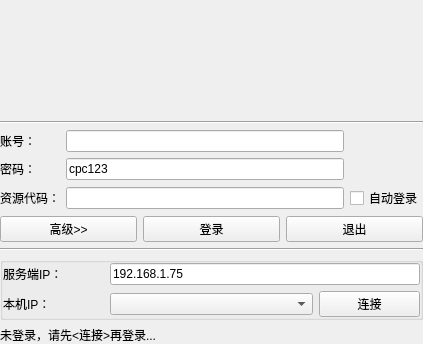
<?xml version="1.0" encoding="UTF-8"?>
<ui version="4.0">
 <class>Login</class>
 <widget class="QWidget" name="Login">
  <property name="geometry">
   <rect>
    <x>0</x>
    <y>0</y>
    <width>423</width>
    <height>295</height>
   </rect>
  </property>
  <property name="sizePolicy">
   <sizepolicy hsizetype="Minimum" vsizetype="Minimum">
    <horstretch>0</horstretch>
    <verstretch>0</verstretch>
   </sizepolicy>
  </property>
  <property name="windowTitle">
   <string>登录</string>
  </property>
  <property name="windowIcon">
   <iconset>
    <normaloff>:/Portable/Resources/logo1.png</normaloff>:/Portable/Resources/logo1.png</iconset>
  </property>
  <layout class="QGridLayout" name="gridLayout_2">
   <property name="leftMargin">
    <number>0</number>
   </property>
   <property name="topMargin">
    <number>0</number>
   </property>
   <property name="rightMargin">
    <number>0</number>
   </property>
   <property name="bottomMargin">
    <number>0</number>
   </property>
   <item row="7" column="0" colspan="2">
    <layout class="QHBoxLayout" name="horizontalLayout">
     <item>
      <widget class="cpc_pushbutton" name="objadvcfg">
       <property name="text">
        <string>高级&gt;&gt;</string>
       </property>
      </widget>
     </item>
     <item>
      <widget class="cpc_pushbutton" name="objlogin">
       <property name="text">
        <string>登录</string>
       </property>
      </widget>
     </item>
     <item>
      <widget class="cpc_pushbutton" name="objquit">
       <property name="text">
        <string>退出</string>
       </property>
      </widget>
     </item>
    </layout>
   </item>
   <item row="3" column="0" colspan="2">
    <widget class="cpc_label" name="objLogo">
     <property name="minimumSize">
      <size>
       <width>423</width>
       <height>115</height>
      </size>
     </property>
     <property name="text">
      <string/>
     </property>
    </widget>
   </item>
   <item row="4" column="0" colspan="2">
    <widget class="Line" name="line">
     <property name="orientation">
      <enum>Qt::Horizontal</enum>
     </property>
    </widget>
   </item>
   <item row="6" column="0" colspan="2">
    <layout class="QGridLayout" name="gridLayout">
     <item row="3" column="0">
      <widget class="cpc_label" name="label_2">
       <property name="text">
        <string>密码：</string>
       </property>
      </widget>
     </item>
     <item row="2" column="0">
      <widget class="cpc_label" name="label">
       <property name="text">
        <string>账号：</string>
       </property>
      </widget>
     </item>
     <item row="2" column="1">
      <widget class="QLineEdit" name="objaccount">
       <property name="sizePolicy">
        <sizepolicy hsizetype="Preferred" vsizetype="Fixed">
         <horstretch>0</horstretch>
         <verstretch>0</verstretch>
        </sizepolicy>
       </property>
      </widget>
     </item>
     <item row="3" column="1">
      <widget class="cpc_lineedit" name="objpsw">
       <property name="text">
        <string>cpc123</string>
       </property>
      </widget>
     </item>
     <item row="4" column="0">
      <widget class="cpc_label" name="label_4">
       <property name="text">
        <string>资源代码：</string>
       </property>
      </widget>
     </item>
     <item row="4" column="1">
      <widget class="cpc_lineedit" name="objrescode"/>
     </item>
     <item row="4" column="2">
      <widget class="QCheckBox" name="objautologin">
       <property name="text">
        <string>自动登录</string>
       </property>
      </widget>
     </item>
    </layout>
   </item>
   <item row="10" column="0" colspan="2">
    <widget class="Line" name="line_2">
     <property name="orientation">
      <enum>Qt::Horizontal</enum>
     </property>
    </widget>
   </item>
   <item row="11" column="0" colspan="2">
    <widget class="QGroupBox" name="groupBox">
     <property name="sizePolicy">
      <sizepolicy hsizetype="Minimum" vsizetype="Minimum">
       <horstretch>0</horstretch>
       <verstretch>0</verstretch>
      </sizepolicy>
     </property>
     <property name="title">
      <string/>
     </property>
     <layout class="QGridLayout" name="gridLayout_3">
      <property name="leftMargin">
       <number>0</number>
      </property>
      <property name="topMargin">
       <number>0</number>
      </property>
      <property name="rightMargin">
       <number>0</number>
      </property>
      <property name="bottomMargin">
       <number>0</number>
      </property>
      <item row="0" column="0">
       <layout class="QGridLayout" name="gridLayout_5">
        <item row="1" column="3">
         <widget class="cpc_pushbutton" name="objtest">
          <property name="text">
           <string>连接</string>
          </property>
         </widget>
        </item>
        <item row="0" column="0">
         <widget class="cpc_label" name="label_3">
          <property name="text">
           <string>服务端IP：</string>
          </property>
         </widget>
        </item>
        <item row="1" column="0">
         <widget class="cpc_label" name="label_5">
          <property name="text">
           <string>本机IP：</string>
          </property>
         </widget>
        </item>
        <item row="0" column="1" colspan="3">
         <widget class="cpc_lineedit" name="objServerip">
          <property name="text">
           <string>192.168.1.75</string>
          </property>
         </widget>
        </item>
        <item row="1" column="1" colspan="2">
         <widget class="cpc_combobox" name="objlocalip"/>
        </item>
       </layout>
      </item>
     </layout>
    </widget>
   </item>
   <item row="12" column="0" colspan="2">
    <widget class="cpc_label" name="objLoginStatus">
     <property name="text">
      <string>未登录，请先&lt;连接&gt;再登录...</string>
     </property>
    </widget>
   </item>
  </layout>
 </widget>
 <layoutdefault spacing="6" margin="11"/>
 <customwidgets>
  <customwidget>
   <class>cpc_pushbutton</class>
   <extends>QPushButton</extends>
   <header location="global">cpc_pushbutton.h</header>
  </customwidget>
  <customwidget>
   <class>cpc_label</class>
   <extends>QLabel</extends>
   <header location="global">cpc_label.h</header>
  </customwidget>
  <customwidget>
   <class>cpc_lineedit</class>
   <extends>QLineEdit</extends>
   <header location="global">cpc_lineedit.h</header>
  </customwidget>
  <customwidget>
   <class>cpc_combobox</class>
   <extends>QComboBox</extends>
   <header location="global">cpc_combobox.h</header>
  </customwidget>
 </customwidgets>
 <resources>
  <include location="IPCTestDemo.qrc"/>
 </resources>
 <connections/>
</ui>
